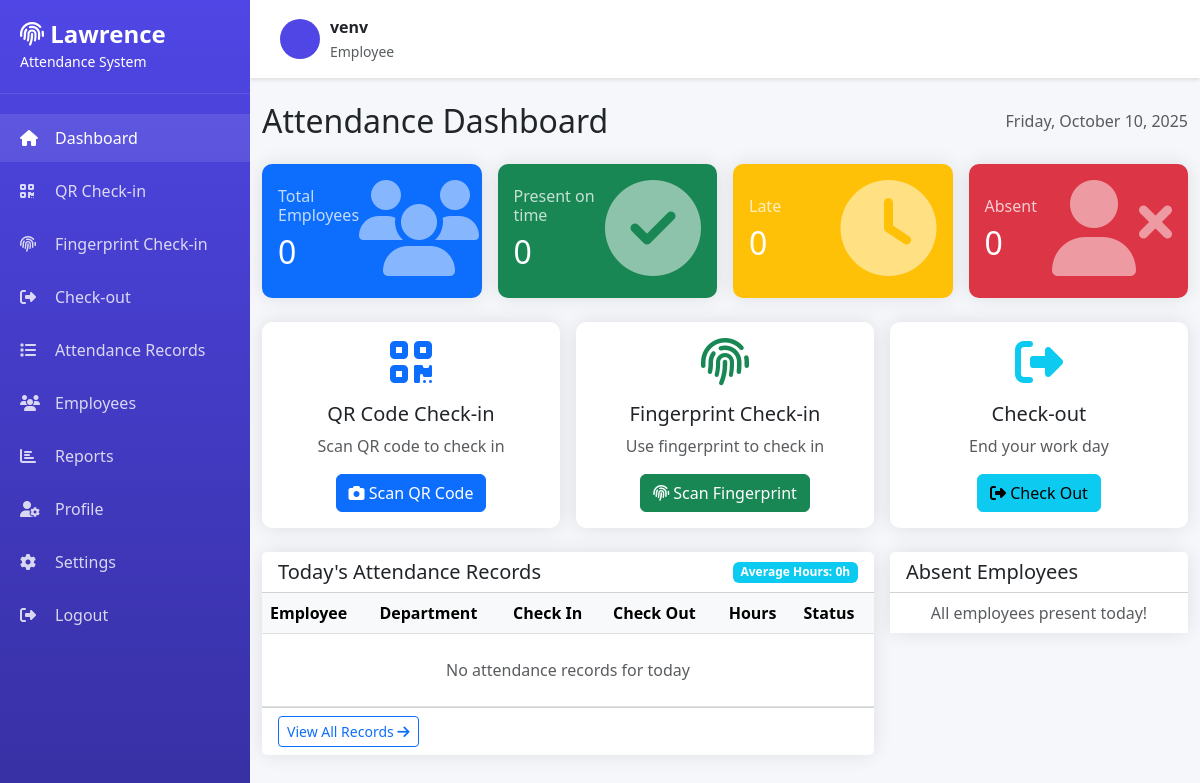
The page / (signed in) on the database as committed earlier.
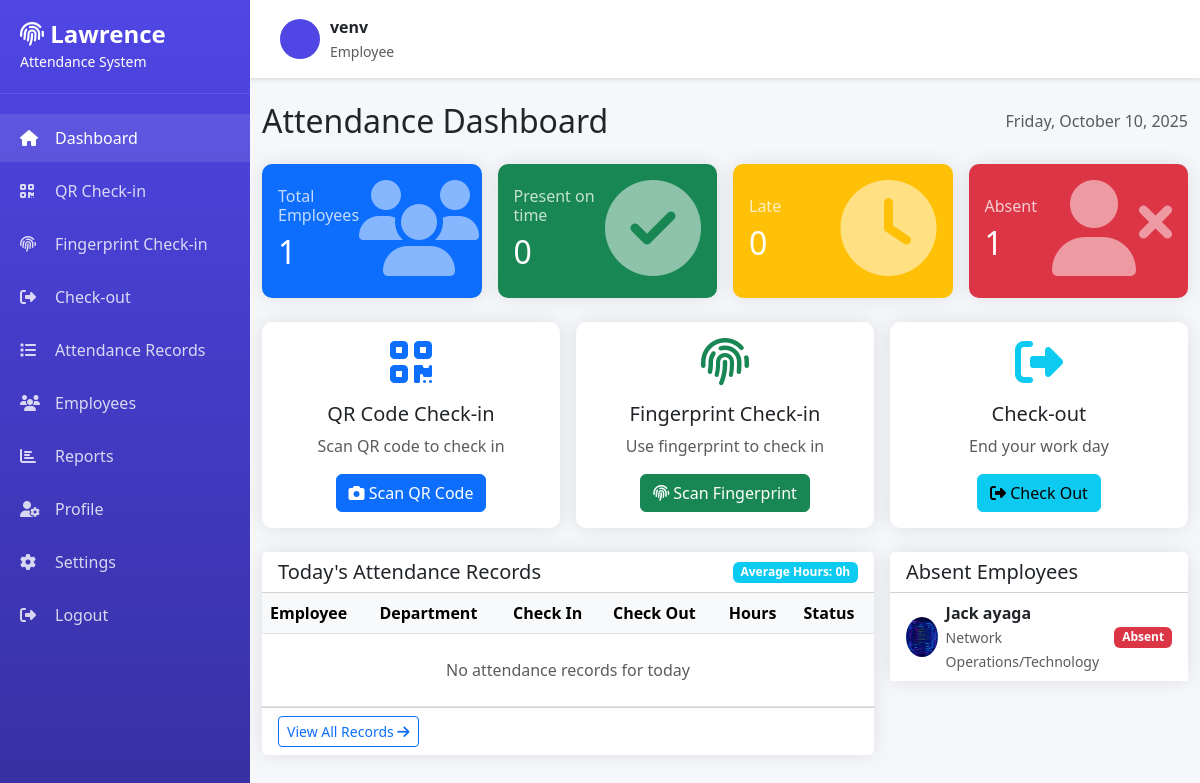
The same page on the database as committed later.
### attendance/models.py (models this page shows, shortened)
class Employee(models.Model):
    user = models.OneToOneField(User, on_delete=models.CASCADE, related_name='employee_profile')
    department = models.ForeignKey(Department, on_delete=models.SET_NULL, null=True, blank=True)
    position = models.CharField(max_length=100, blank=True, null=True)
    qr_code = models.ImageField(upload_to='qr_codes/', blank=True, null=True)
    qr_code_data = models.CharField(max_length=255, unique=True, blank=True, null=True)
    fingerprint_data = models.TextField(blank=True, null=True)
    fingerprint_enrolled = models.BooleanField(default=False)
    is_active = models.BooleanField(default=True)
    date_joined = models.DateField(auto_now_add=True)

class User(AbstractUser):
    ROLE_CHOICES = (
        ('admin', 'Administrator'),
        ('employee', 'Employee'),
    )
    role = models.CharField(max_length=20, choices=ROLE_CHOICES, default='employee')
    employee_id = models.CharField(max_length=50, unique=True, null=True, blank=True)
    phone = models.CharField(max_length=15, blank=True, null=True)
    profile_image = models.ImageField(upload_to='profiles/', null=True, blank=True)

class Department(models.Model):
    name = models.CharField(max_length=100)
    description = models.TextField(blank=True, null=True)
    created_at = models.DateTimeField(auto_now_add=True)

### attendance/views.py (the view)
# urls.py: path('', views.dashboard, name='dashboard'),
@login_required
def dashboard(request):
    today = timezone.now().date()
    total_employees = Employee.objects.filter(is_active=True).count()
    present_today = AttendanceRecord.objects.filter(
        date=today,
        status__in=['present', 'late']
    ).count()
    absent_today = total_employees - present_today
    late_today = AttendanceRecord.objects.filter(
        date=today,
        status='late'
    ).count()
    avg_hours = AttendanceRecord.objects.filter(
        date=today,
        working_hours__isnull=False
    ).aggregate(Avg('working_hours'))['working_hours__avg'] or 0
    recent_records = AttendanceRecord.objects.select_related(
        'employee__user', 'employee__department'
    ).filter(date=today)[:10]
    present_employee_ids = AttendanceRecord.objects.filter(
        date=today
    ).values_list('employee_id', flat=True)
    absent_employees = Employee.objects.filter(
        is_active=True
    ).exclude(id__in=present_employee_ids)
    context = {
        'total_employees': total_employees,
        'present_count': present_today,
        'absent_count': absent_today,
        'late_count': late_today,
        'avg_hours': round(avg_hours, 2),
        'recent_records': recent_records,
        'absent_employees': absent_employees,
        'today': today,
    }
    return render(request, 'attendance/dashboard.html', context)

### templates/attendance/dashboard.html (shortened to what the changed rows need)
{% extends 'attendance/base.html' %}
{% load static %}
{% block content %}
<div class="container-fluid py-4">
    <div class="d-flex justify-content-between align-items-center mb-4">
        <h2 class="mb-0">Attendance Dashboard</h2>
    </div>
    <div class="row g-3 mb-4">
        <div class="col-md-3">
            <div class="card stat-card bg-primary text-white">
                <div class="card-body">
                    <div class="d-flex justify-content-between align-items-center">
                        <div>
                            <h6 class="card-subtitle mb-2 opacity-75">Total Employees</h6>
                            <h2 class="card-title mb-0">{{ total_employees }}</h2>
                        </div>
                    </div>
                </div>
            </div>
        </div>
        <div class="col-md-3">
            <div class="card stat-card bg-success text-white">
                <div class="card-body">
                    <div class="d-flex justify-content-between align-items-center">
                        <div>
                            <h2 class="card-title mb-0">{{ present_count }}</h2>
                        </div>
                    </div>
                </div>
            </div>
        </div>
        <div class="col-md-3">
            <div class="card stat-card bg-warning text-white">
                <div class="card-body">
                    <div class="d-flex justify-content-between align-items-center">
                        <div>
                            <h2 class="card-title mb-0">{{ late_count }}</h2>
                        </div>
                    </div>
                </div>
            </div>
        </div>
        <div class="col-md-3">
            <div class="card stat-card bg-danger text-white">
                <div class="card-body">
                    <div class="d-flex justify-content-between align-items-center">
                        <div>
                            <h6 class="card-subtitle mb-2 opacity-75">Absent</h6>
                            <h2 class="card-title mb-0">{{ absent_count }}</h2>
                        </div>
                    </div>
                </div>
            </div>
        </div>
    </div>
    <div class="row g-3">
        <div class="col-lg-8">
            <div class="card">
                <div class="card-body p-0">
                    <div class="table-responsive">
                        <table class="table table-hover mb-0">
                            <thead class="table-light">
                                <tr>
                                    <th>Employee</th>
                                    <th>Department</th>
                                    <th>Check In</th>
                                    <th>Check Out</th>
                                    <th>Hours</th>
                                    <th>Status</th>
                                </tr>
                            </thead>
                        </table>
                    </div>
                </div>
            </div>
        </div>
        <div class="col-lg-4">
            <div class="card">
                <div class="card-body p-0">
                    <div class="list-group list-group-flush" style="max-height: 500px; overflow-y: auto;">
                        {% for employee in absent_employees %}
                        <div class="list-group-item">
                            <div class="d-flex align-items-center">
                                <img src="{% if employee.user.profile_image %}{{ employee.user.profile_image.url }}{% else %}{% static 'img/default-avatar.png' %}{% endif %}"
                                     class="rounded-circle me-2"
                                     width="40" height="40"
                                     alt="{{ employee.user.get_full_name }}">
                                <div class="flex-grow-1">
                                    <div class="fw-semibold">{{ employee.user.get_full_name }}</div>
                                    <small class="text-muted">{{ employee.department.name|default:"N/A" }}</small>
                                </div>
                                <span class="badge bg-danger">Absent</span>
                            </div>
                        </div>
                        {% empty %}
                        <div class="list-group-item text-center text-muted">
                            All employees present today!
                        </div>
                        {% endfor %}
                    </div>
                </div>
            </div>
        </div>
    </div>
</div>
{% endblock %}

Rows that differ between the two databases and show on the page:
added Employee: user.profile_image (picture), user.get_full_name "Jack ayaga", department.name "Network Operations/Technology"
Other text that changed with them:
{{ total_employees }}: "0" → "1"
{{ absent_count }}: "0" → "1"
text no longer shown: "All employees present today!"
